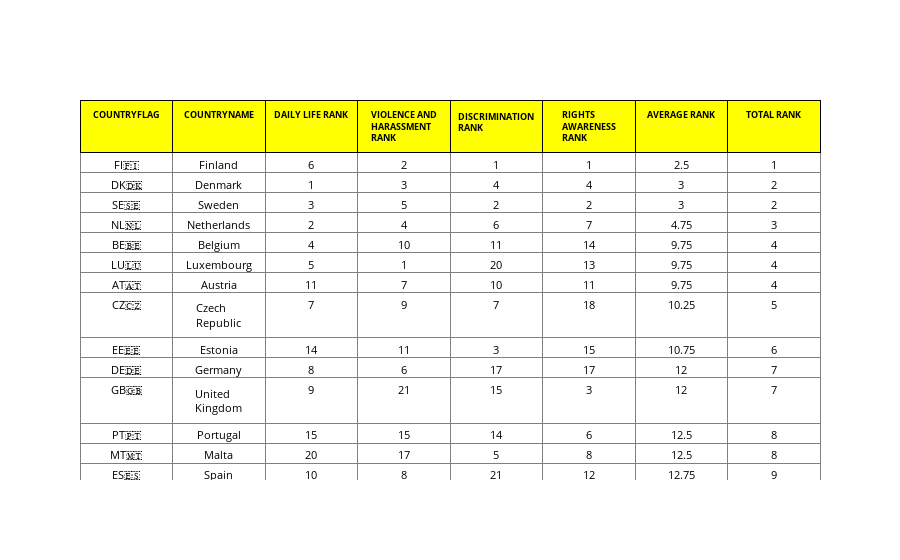

The cell this chart's notebook holds for it:
### Markdown cell above
## <a id='overall'>3.6. Overall rank</a>

By taking the average of 4 scores we can rescale that values to get the final `Total Rank`.

### Code cell
OverallRang_df = pd.merge(
    DL_ScoreDF[['CountryFlag', 'CountryName', 'Daily Life Rank']],
    VaH_ScoreDF[['CountryFlag', 'CountryName', 'Violence and Harassment Rank']]).merge(
    Disc_ScoreDF[['CountryFlag', 'CountryName', 'Discrimination Rank']]).merge(
    RA_ScoreDF[['CountryFlag', 'CountryName', 'Rights Awareness Rank']])

OverallRang_df['Average Rank'] = OverallRang_df.mean(axis=1)
OverallRang_df = OverallRang_df.sort_values(['Average Rank'], ascending=True).reset_index(drop=True)

OverallRang_df['Total Rank'] = OverallRang_df['Average Rank'].rank(method='dense', ascending=True).astype('int')
plot_table(OverallRang_df)

### Figure 1 — Plotly figure (JSON) as saved in the notebook; plotly's stock layout.template omitted (floating-point values rounded to 4 significant figures; data arrays with more than 128 entries replaced by an {"elided": "..."} marker saying what was removed)
{"data": [{"cells": {"align": "center", "font": {"color": "black", "size": 11}, "values": {"elided": "8x28 mixed values"}}, "header": {"align": ["center"], "fill": {"color": "yellow"}, "font": {"color": "black", "size": 9}, "line": {"color": "black"}, "values": ["<b>COUNTRYFLAG</b>", "<b>COUNTRYNAME</b>", "<b>DAILY LIFE RANK</b>", "<b>VIOLENCE AND HARASSMENT RANK</b>", "<b>DISCRIMINATION RANK</b>", "<b>RIGHTS AWARENESS RANK</b>", "<b>AVERAGE RANK</b>", "<b>TOTAL RANK</b>"]}, "type": "table", "uid": "8d63ccf5-f0c7-4713-aa99-cc69a6d372ea"}], "layout": {}}
